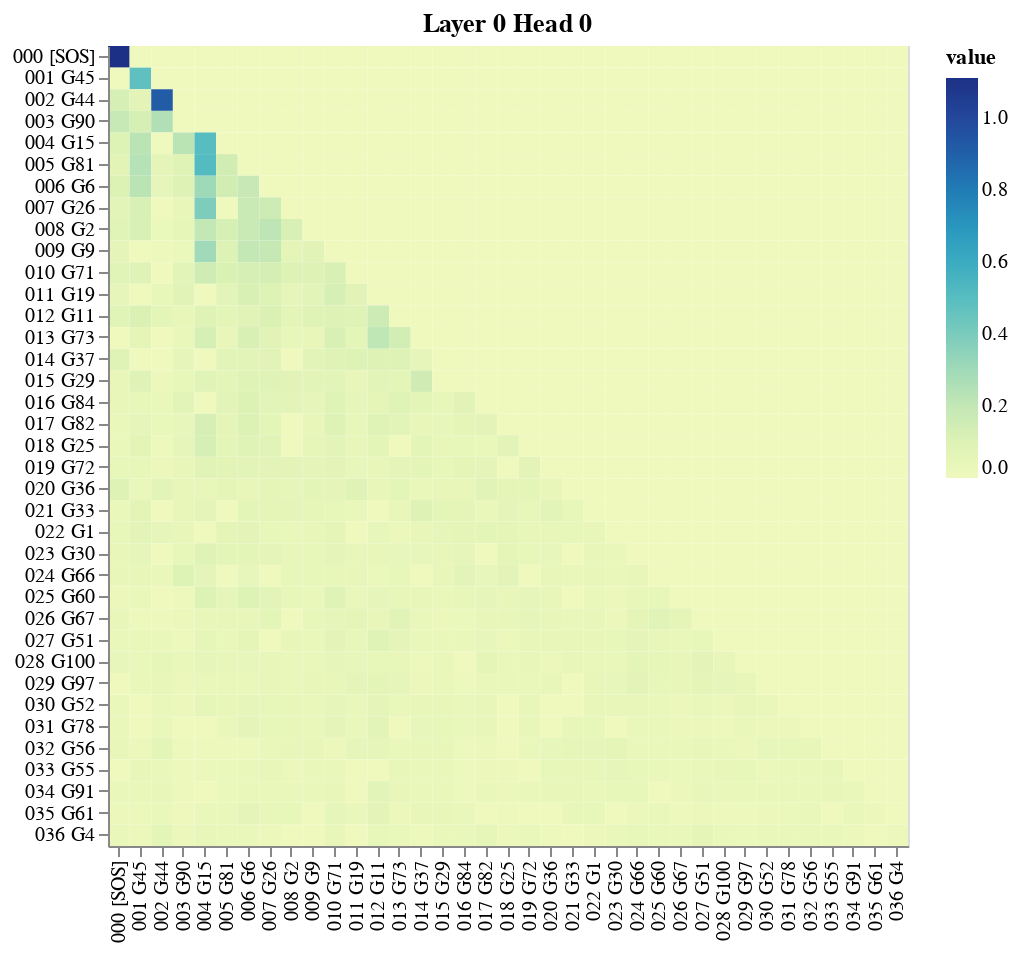

The code cell stored with this chart in its notebook:
### Code cell
# Decoder Self-Attention
get_all_attention_maps("decoder", layers, heads, decoder_input_tokens, decoder_input_tokens, min(40, sentence_len))

### Figure 1 — Vega-Lite specification as saved in the notebook (floating-point values rounded to 4 significant figures; data arrays with more than 128 entries replaced by an {"elided": "..."} marker saying what was removed)
{"config": {"view": {"continuousWidth": 300, "continuousHeight": 300}}, "vconcat": [{"hconcat": [{"mark": {"type": "rect"}, "encoding": {"color": {"field": "value", "type": "quantitative"}, "tooltip": [{"field": "row", "type": "quantitative"}, {"field": "column", "type": "quantitative"}, {"field": "value", "type": "quantitative"}, {"field": "row_token", "type": "nominal"}, {"field": "col_token", "type": "nominal"}], "x": {"axis": {"title": ""}, "field": "col_token", "type": "nominal"}, "y": {"axis": {"title": ""}, "field": "row_token", "type": "nominal"}}, "height": 400, "name": "view_66", "title": "Layer 0 Head 0", "width": 400}]}], "data": {"name": "data-60e805141f74e8d8b91fc7dba2c3e412"}, "params": [{"name": "param_66", "select": {"type": "interval", "encodings": ["x", "y"]}, "bind": "scales", "views": ["view_66"]}], "$schema": "https://vega.github.io/schema/vega-lite/v5.8.0.json", "datasets": {"data-60e805141f74e8d8b91fc7dba2c3e412": {"elided": "1369 records"}}}
